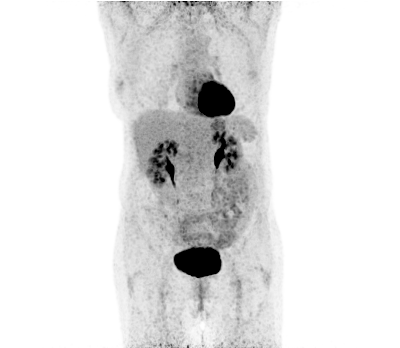
#> input picture data/raw/tumor-segmentation/controls/imgs/control_001.png, 400 x 348 px; its folder holds only this picture in this run
$ python utils.py
#> lines starting #> are read from the running program, lines starting #| are printed output that depends on the picture; after the words box and inside, x2 and y2 are one past the last pixel; in counts of white or black regions, pixels touching at a corner belong together
import numpy as np
import cv2
import base64
from matplotlib import pyplot as plt
import matplotlib.patches as mpatches


# [19 lines left out: function validate_segmentation, not called in this run]


def normalize_to_binary(image: np.ndarray, threshold: float = 0.5) -> np.ndarray:
    """
    Normalize pixel values to 0 or 1 based on a threshold.

    Args:
        image: Input image array
        threshold: Threshold value for binarization (default: 0.5)

    Returns:
        Binary image with values 0 or 1
    """
    # Normalize to 0-1 range first if values are outside this range
    if image.max() > 1.0 or image.min() < 0.0:
        normalized = (image - image.min()) / (image.max() - image.min())
    else:
        normalized = image.copy()

    # Apply threshold to get binary values
    binary = (normalized > threshold).astype(np.float32)

    return binary


# [66 lines left out: functions dice_score, encode_request, decode_request, plot_prediction, not called in this run]


if __name__ == "__main__":
    from pathlib import Path

    # Try to find an image in the data directory
    data_dir = Path(__file__).parent / "data"

    # Look for image files in patients or controls directories
    image_paths = []
    for subdir in ["patients", "controls"]:
        subdir_path = data_dir / subdir
        if subdir_path.exists():
            for ext in ["*.png", "*.jpg", "*.jpeg", "*.tiff", "*.tif"]:
                image_paths.extend(list(subdir_path.glob(f"**/{ext}")))

    if not image_paths:
        print("No image files found in data directory.")
        print("Creating a sample image for demonstration...")
        # Create a sample image with various intensity values
        sample_image = np.random.rand(100, 100, 3) * 255  # Random values 0-255

        # Display original and normalized images
        plt.figure(figsize=(12, 4))

        plt.subplot(1, 3, 1)
        plt.imshow(sample_image.astype(np.uint8))
        plt.title("Original Sample Image\n(Random values 0-255)")
        plt.axis("off")

        # Normalize with default threshold
        normalized_default = normalize_to_binary(sample_image)
        plt.subplot(1, 3, 2)
        plt.imshow(normalized_default, cmap="gray")
        plt.title("Normalized (threshold=0.5)")
        plt.axis("off")

        # Normalize with custom threshold
        normalized_custom = normalize_to_binary(sample_image, threshold=0.3)
        plt.subplot(1, 3, 3)
        plt.imshow(normalized_custom, cmap="gray")
        plt.title("Normalized (threshold=0.3)")
        plt.axis("off")

        plt.tight_layout()
        plt.show()

        print(
            f"Original image range: {sample_image.min():.2f} - {sample_image.max():.2f}"
        )
        print(
            f"Normalized image range: {normalized_default.min():.2f} - {normalized_default.max():.2f}"
        )

    else:
        # Use the first found image
        image_path = image_paths[0]

        print(f"Loading image: {image_path}")

        # Load the image
        image = cv2.imread(str(image_path), cv2.IMREAD_COLOR)
#> image is the input picture: shape (348, 400, 3); min 0, max 255, mean 226.4
        if image is None:
            print(f"Failed to load image: {image_path}")
        else:
            # Convert BGR to RGB for proper display
            image_rgb = cv2.cvtColor(image, cv2.COLOR_BGR2RGB)

            # Display original and normalized images
            plt.figure(figsize=(15, 5))

            plt.subplot(1, 3, 1)
            plt.imshow(image_rgb)
            plt.title(f"Original Image\n{image_path.name}")
            plt.axis("off")

            # Normalize with default threshold
            normalized_default = normalize_to_binary(image_rgb)
#> in normalize_to_binary, `binary = (normalized > threshold).astype(np.float32)`:
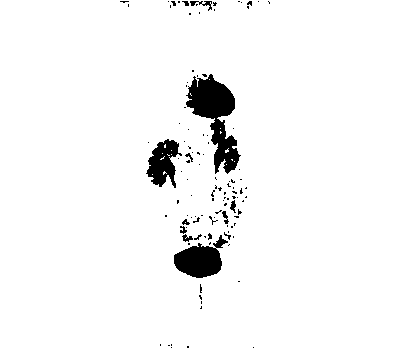
#> binary: shape (348, 400, 3) float32; values 0 (black) and 1 (white), 96% white; 111 black regions (100 under 20 px), largest, box (x1, y1, x2, y2) and area: (186, 74, 241, 174) 2432, (174, 235, 228, 278) 1302, (146, 139, 182, 188) 977
            plt.subplot(1, 3, 2)
            plt.imshow(normalized_default, cmap="gray")
            plt.title("Normalized (threshold=0.5)")
            plt.axis("off")

            # Normalize with custom threshold
            normalized_custom = normalize_to_binary(image_rgb, threshold=0.3)
#> call 2 of normalize_to_binary, with threshold = 0.3
#> in normalize_to_binary (call 2), `binary = (normalized > threshold).astype(np.float32)`:
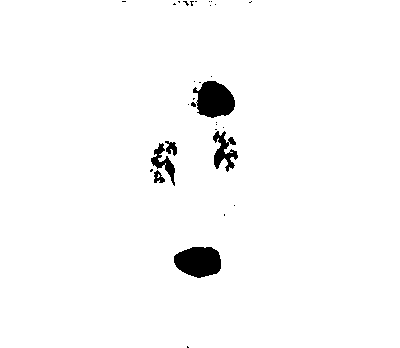
#> binary: shape (348, 400, 3) float32; values 0 (black) and 1 (white), 97.6% white; 31 black regions (25 under 20 px), largest, box (x1, y1, x2, y2) and area: (174, 247, 221, 278) 1142, (193, 81, 235, 118) 1110, (213, 131, 238, 172) 493, (151, 143, 175, 186) 340, (165, 141, 177, 156) 107, (154, 170, 165, 183) 84
            plt.subplot(1, 3, 3)
            plt.imshow(normalized_custom, cmap="gray")
            plt.title("Normalized (threshold=0.3)")
            plt.axis("off")

            plt.tight_layout()
            plt.show()
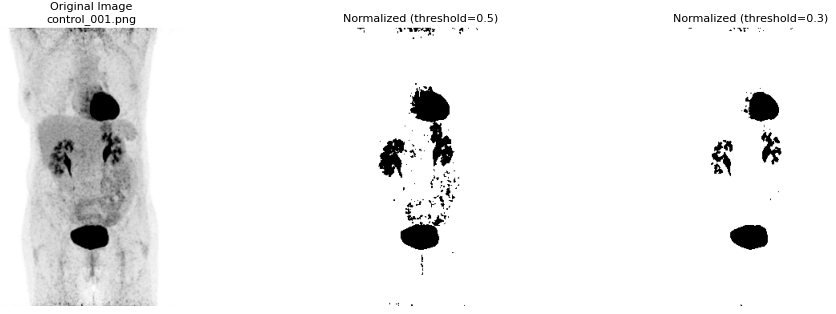
#> figure drawn by matplotlib, 3 panels

            print(f"Original image shape: {image_rgb.shape}")
#| Original image shape: (348, 400, 3)
            print(f"Original image range: {image_rgb.min()} - {image_rgb.max()}")
#| Original image range: 0 - 255
            print(
                f"Normalized image range: {normalized_default.min():.2f} - {normalized_default.max():.2f}"
            )
#| Normalized image range: 0.00 - 1.00
            print(f"Unique values in normalized image: {np.unique(normalized_default)}")
#| Unique values in normalized image: [0. 1.]
